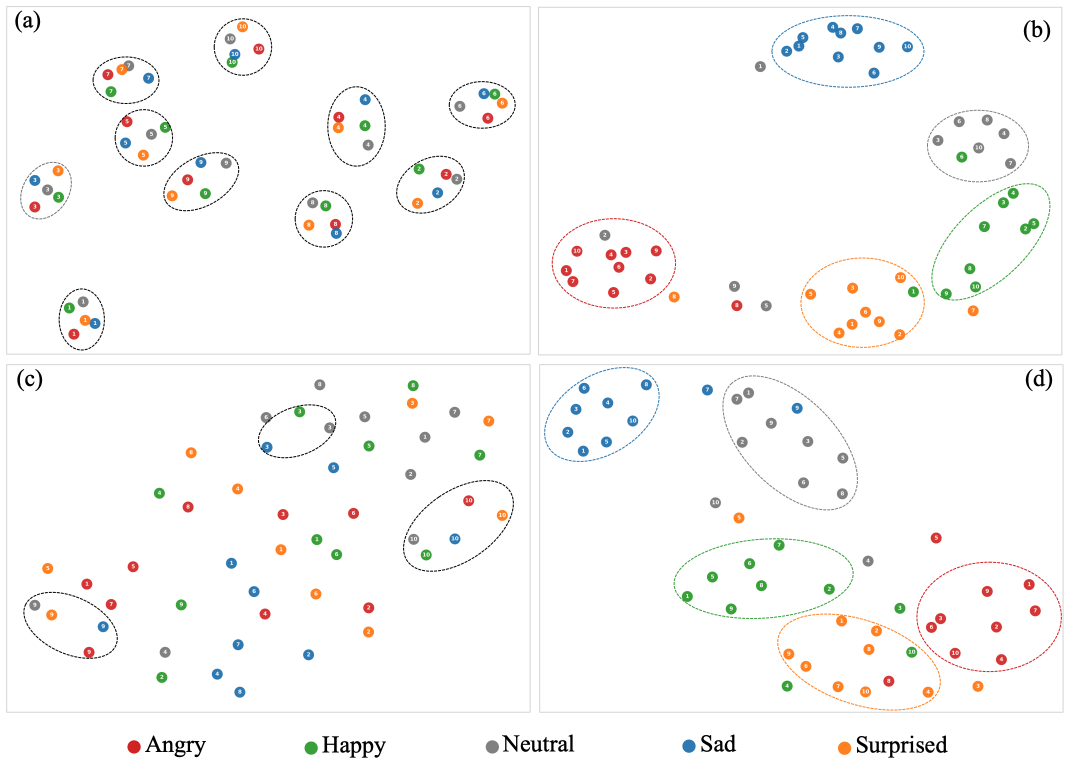
#> input picture imgs/Fig1.png, 2146 x 1520 px (shown at 1/2 size)
$ python _merge_figs.py
#> lines starting #> are read from the running program, lines starting #| are printed output that depends on the picture
"""Merge figure pairs into single equal-height images for a clean README layout.

Each pair is resized to a common target height and concatenated horizontally
with a white gap in between, so GitHub renders them perfectly aligned.
"""
import os
from PIL import Image

HERE = os.path.dirname(os.path.abspath(__file__))

TARGET_H = 900          # common height (px) each figure is scaled to
GAP = 60                # white gap (px) between the two figures
PAD = 24                # outer white padding (px)
BG = (255, 255, 255)


def merge_pair(left_name, right_name, out_name):
#> called with left_name = 'Fig1.png', right_name = 'Fig2.png', out_name = 'row1_fig1_fig2.png'
    left = Image.open(os.path.join(HERE, left_name)).convert("RGB")
    right = Image.open(os.path.join(HERE, right_name)).convert("RGB")
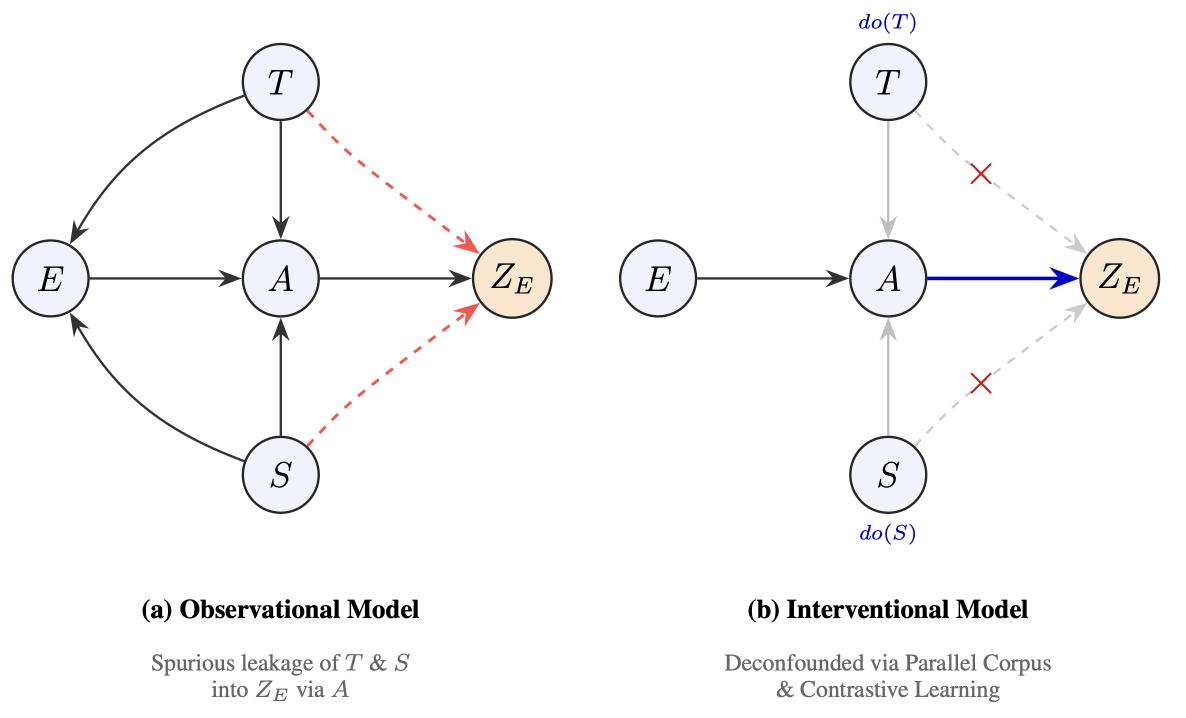
#> input picture imgs/Fig2.png, 2372 x 1436 px (shown at 1/2 size)

    def scale_to_h(im, h):
#> called with h = 900
        w = round(im.width * h / im.height)
#> w = 1271
        return im.resize((w, h), Image.LANCZOS)

    left = scale_to_h(left, TARGET_H)
    right = scale_to_h(right, TARGET_H)

    total_w = PAD + left.width + GAP + right.width + PAD
#> total_w = 2866
    total_h = PAD + TARGET_H + PAD
    canvas = Image.new("RGB", (total_w, total_h), BG)
#> canvas: PIL image 2866x948 RGB; every value is 255
    canvas.paste(left, (PAD, PAD))
    canvas.paste(right, (PAD + left.width + GAP, PAD))
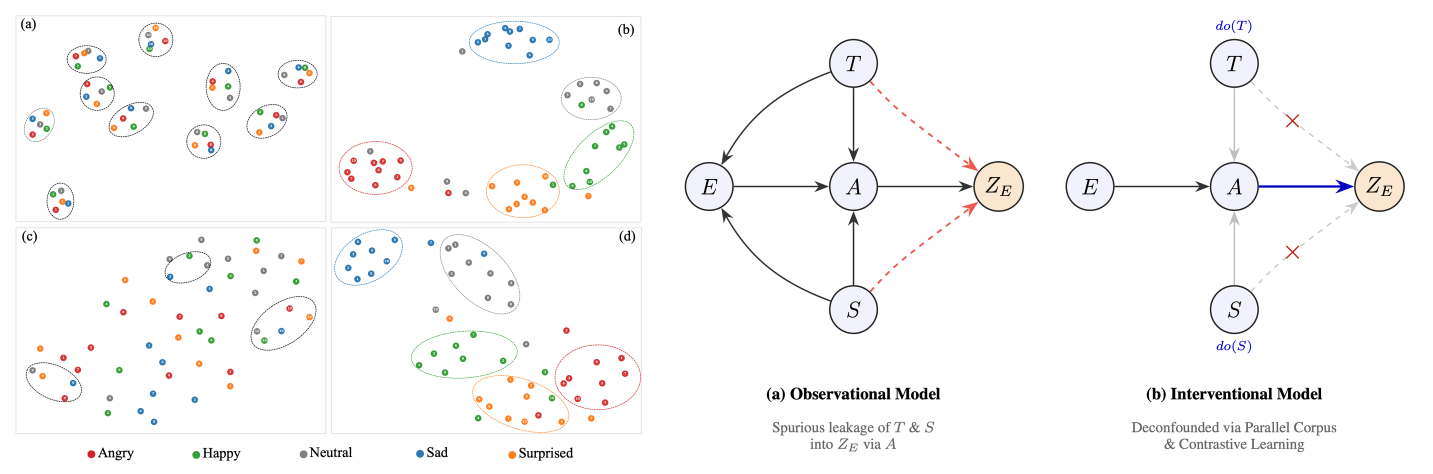
#> canvas: PIL image 2866x948 RGB (shown at 1/2 size); mean R, G, B 250, 249.6, 249.5

    out_path = os.path.join(HERE, out_name)
    canvas.save(out_path)
    print(f"saved {out_name}  ({total_w}x{total_h})")
#| saved row1_fig1_fig2.png  (2866x948)


if __name__ == "__main__":
    merge_pair("Fig1.png", "Fig2.png", "row1_fig1_fig2.png")
    merge_pair("Fig3.png", "Fig4.png", "row2_fig3_fig4.png")
#> call 2 of merge_pair, with left_name = 'Fig3.png', right_name = 'Fig4.png', out_name = 'row2_fig3_fig4.png'
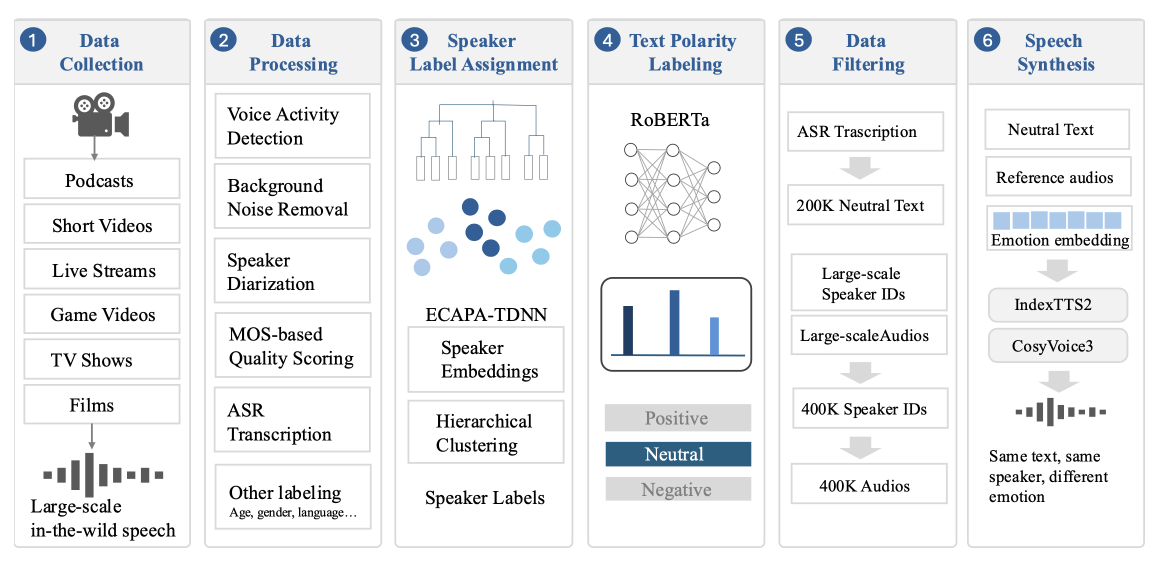
#> input picture imgs/Fig3.png, 2324 x 1130 px (shown at 1/2 size)
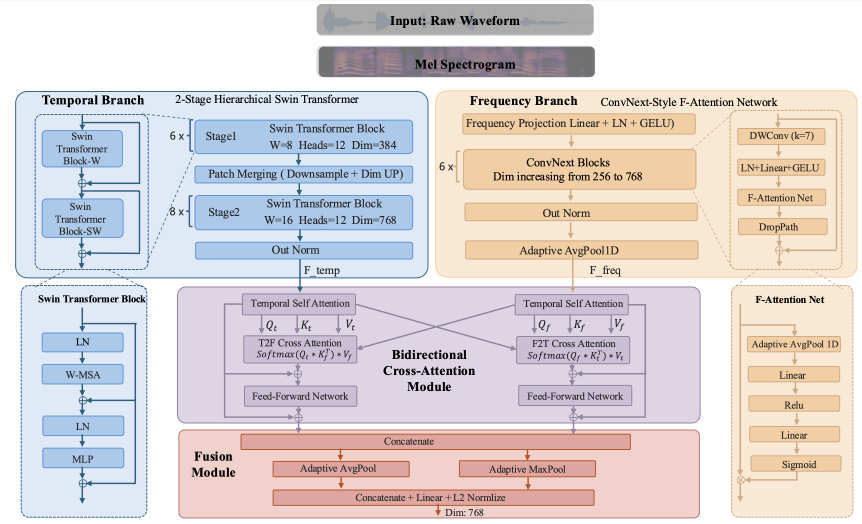
#> input picture imgs/Fig4.png, 2584 x 1572 px (shown at 1/3 size)
#> call 4 of scale_to_h, with h = 900
#> in scale_to_h (call 4), `return im.resize((w, h), Image.LANCZOS)`:
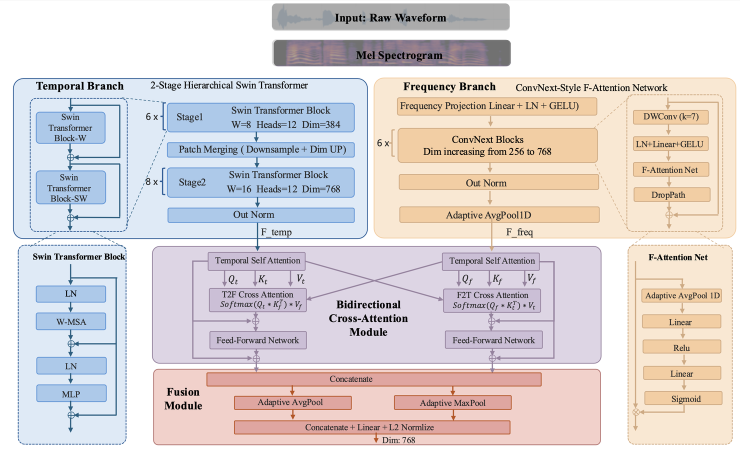
#> returned value: PIL image 1479x900 RGB (shown at 1/2 size); mean R, G, B 220.8, 213.5, 213.8
#> in merge_pair (call 2), `canvas = Image.new("RGB", (total_w, total_h), BG)`: canvas: PIL image 3438x948 RGB; every value is 255
#> in merge_pair (call 2), `canvas.paste(left, (PAD, PAD))`:
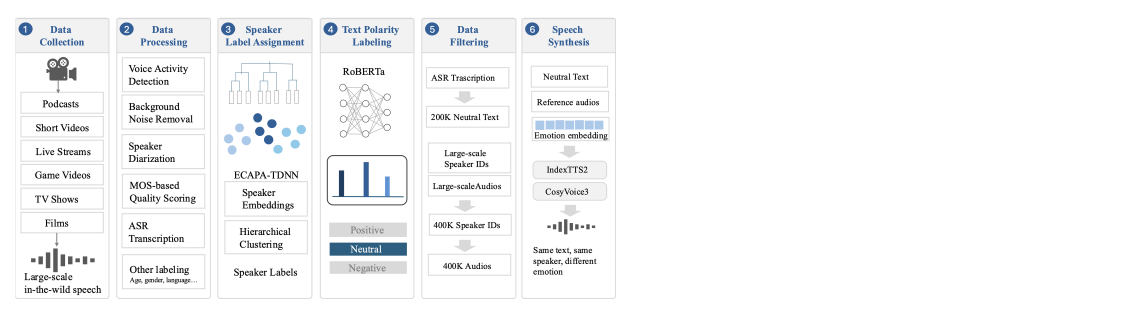
#> canvas: PIL image 3438x948 RGB (shown at 1/3 size); mean R, G, B 246.5, 247.1, 247.7
#> in merge_pair (call 2), `canvas.paste(right, (PAD + left.width + GAP, PAD))`:
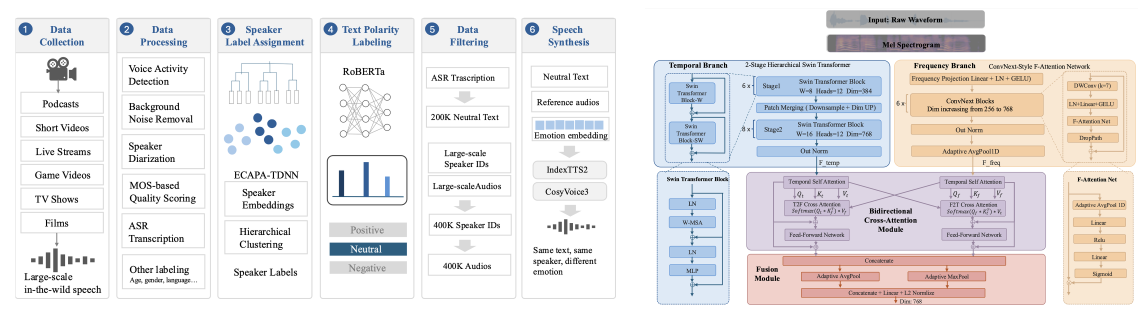
#> canvas: PIL image 3438x948 RGB (shown at 1/3 size); mean R, G, B 232.5, 230.1, 230.9
#| saved row2_fig3_fig4.png  (3438x948)
